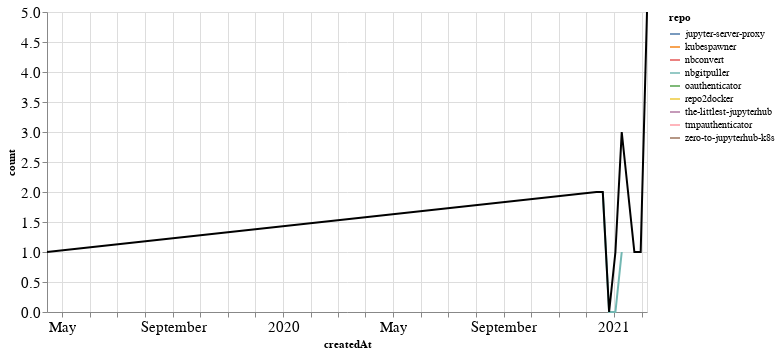

Notebook code cell kept with this figure:
### Markdown cell above
### PRs

### Code cell
prs_time = prs.groupby('repo').resample('W', on='createdAt').count()['author'].reset_index()
prs_time = prs_time.rename(columns={'author': 'count'})
prs_time_total = prs_time.groupby('createdAt').agg({"count": "sum"}).reset_index()

ch1 = alt.Chart(prs_time, width=600).mark_line().encode(
    x='createdAt',
    y='count',
    color='repo',
    tooltip="repo"
)

ch2 = alt.Chart(prs_time_total, width=600).mark_line(color="black").encode(
    x='createdAt',
    y='count',
)

ch1 + ch2

### Figure 1 — Vega-Lite specification as saved in the notebook (floating-point values rounded to 4 significant figures)
{"config": {"axisLeft": {"labelFontSize": 15}, "axisBottom": {"labelFontSize": 15}}, "layer": [{"data": {"name": "data-c2d157fd51db591e8426744d75152dfe"}, "mark": "line", "encoding": {"color": {"type": "nominal", "field": "repo"}, "tooltip": {"type": "nominal", "field": "repo"}, "x": {"type": "temporal", "field": "createdAt"}, "y": {"type": "quantitative", "field": "count"}}, "width": 600}, {"data": {"name": "data-9ec3d36f74f5ff27572b3f6206e9186a"}, "mark": {"type": "line", "color": "black"}, "encoding": {"x": {"type": "temporal", "field": "createdAt"}, "y": {"type": "quantitative", "field": "count"}}, "width": 600}], "$schema": "https://vega.github.io/schema/vega-lite/v4.8.1.json", "datasets": {"data-c2d157fd51db591e8426744d75152dfe": [{"repo": "jupyter-server-proxy", "createdAt": "2021-01-10T00:00:00", "count": 2}, {"repo": "kubespawner", "createdAt": "2020-12-13T00:00:00", "count": 1}, {"repo": "nbconvert", "createdAt": "2021-02-07T00:00:00", "count": 5}, {"repo": "nbgitpuller", "createdAt": "2020-12-20T00:00:00", "count": 2}, {"repo": "nbgitpuller", "createdAt": "2020-12-27T00:00:00", "count": 0}, {"repo": "nbgitpuller", "createdAt": "2021-01-03T00:00:00", "count": 0}, {"repo": "nbgitpuller", "createdAt": "2021-01-10T00:00:00", "count": 1}, {"repo": "oauthenticator", "createdAt": "2021-01-31T00:00:00", "count": 1}, {"repo": "repo2docker", "createdAt": "2019-04-14T00:00:00", "count": 1}, {"repo": "the-littlest-jupyterhub", "createdAt": "2021-01-03T00:00:00", "count": 1}, {"repo": "tmpauthenticator", "createdAt": "2020-12-13T00:00:00", "count": 1}, {"repo": "zero-to-jupyterhub-k8s", "createdAt": "2021-01-24T00:00:00", "count": 1}], "data-9ec3d36f74f5ff27572b3f6206e9186a": [{"createdAt": "2019-04-14T00:00:00", "count": 1}, {"createdAt": "2020-12-13T00:00:00", "count": 2}, {"createdAt": "2020-12-20T00:00:00", "count": 2}, {"createdAt": "2020-12-27T00:00:00", "count": 0}, {"createdAt": "2021-01-03T00:00:00", "count": 1}, {"createdAt": "2021-01-10T00:00:00", "count": 3}, {"createdAt": "2021-01-24T00:00:00", "count": 1}, {"createdAt": "2021-01-31T00:00:00", "count": 1}, {"createdAt": "2021-02-07T00:00:00", "count": 5}]}}
